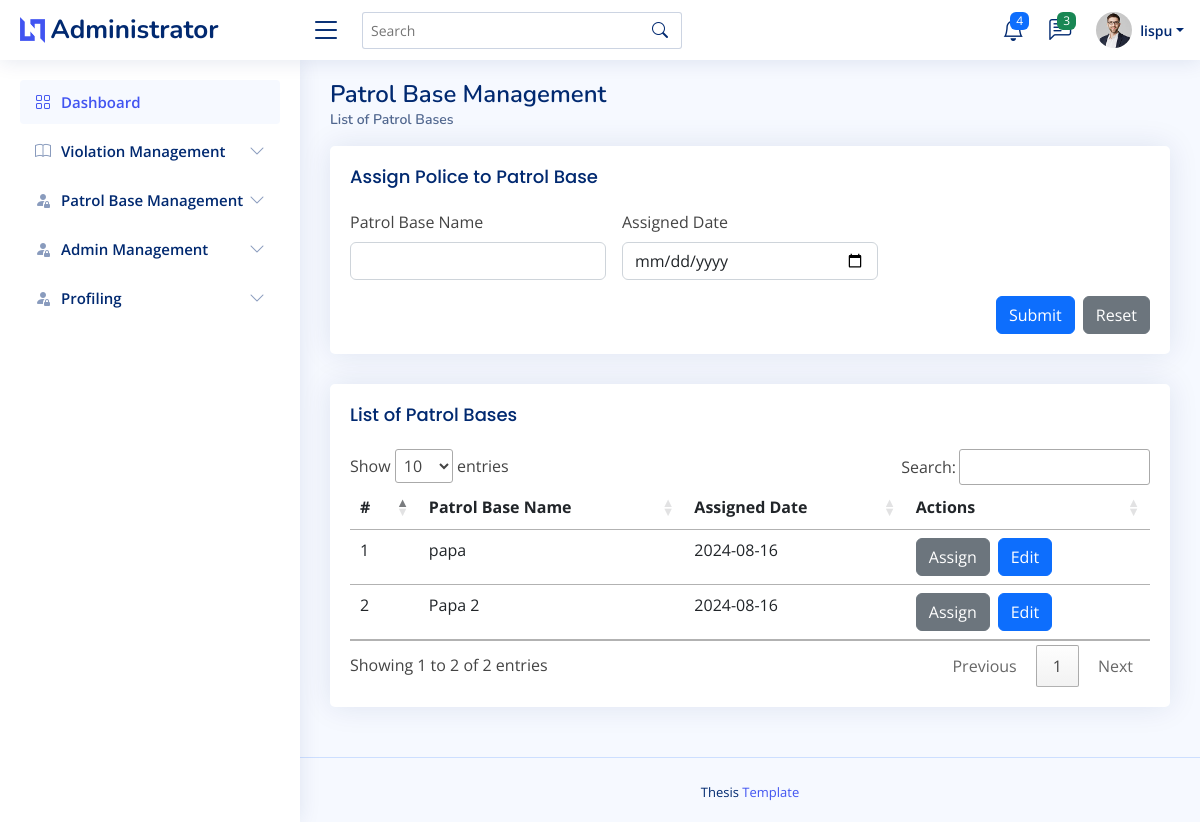
Screenshot of /admin/encode_patrolbase.php (signed in) with the database file from the repository.
### tables this page shows
CREATE TABLE `patrol_base_tbl`  (
  `patrol_id` int NOT NULL AUTO_INCREMENT,
  `patrol_basename` varchar(255) NULL DEFAULT NULL,
  `assigned_date` date NULL DEFAULT current_timestamp,
  PRIMARY KEY (`patrol_id`) USING BTREE
);

### admin/encode_patrolbase.php (the view, shortened to what this page needs)
<?php
    include("admin_header.php");
?>
<body>
    <?php
        include("admin_topnav.php");
        include("admin_sidenav.php");
    ?>
    <main id="main" class="main">
        <div class="pagetitle">
            <h1>Patrol Base Management</h1>
            <nav>
                <ol class="breadcrumb">
                    <li class="breadcrumb-item active">List of Patrol Bases</li>
                </ol>
            </nav>
        </div>
        <section class="section">
            <div class="row">
                <div class="col-lg-12">
                    <div class="card">
                        <div class="card-body">
                            <h5 class="card-title">Assign Police to Patrol Base</h5>
                            <form class="row g-3" action="process/patrol_base_registration.php" method="POST">
                                <div class="col-md-4">
                                    <label for="patrol_base_name" class="form-label">Patrol Base Name</label>
                                    <input type="text" class="form-control" id="patrol_base_name" name="patrol_base_name" required>
                                </div>
                                <div class="col-md-4">
                                    <label for="assigned_date" class="form-label">Assigned Date</label>
                                    <input type="date" class="form-control" id="assigned_date" name="assigned_date" required>
                                </div>
                                <div class="col-12 d-flex justify-content-end">
                                    <button type="submit" class="btn btn-primary me-2">Submit</button>
                                    <button type="reset" class="btn btn-secondary">Reset</button>
                                </div>
                            </form>
                        </div>
                    </div>
                </div>
                <div class="col-lg-12">
                    <div class="card">
                        <div class="card-body">
                            <h5 class="card-title">List of Patrol Bases</h5>
                            <table class="table table-hover" id="patrol_base_datatable">
                                <thead>
                                    <tr>
                                        <th scope="col">#</th>
                                        <th scope="col">Patrol Base Name</th>
                                        <th scope="col">Assigned Date</th>
                                        <th scope="col">Actions</th>
                                    </tr>
                                </thead>
                                <tbody>
                                    <?php
                                        $stmt = $connection->prepare("SELECT * FROM patrol_base_tbl");
                                        $stmt->execute();
                                        $result = $stmt->get_result();
                                        $count = 1;
                                        while($row = $result->fetch_assoc()) {
                                            echo "<tr>";
                                            echo "<td>".$count."</td>";
                                            echo "<td>".$row['patrol_basename']."</td>";
                                            echo "<td>".$row['assigned_date']."</td>";
                                            echo "<td class='d-flex'>";
                                            echo "<a class='btn btn-secondary me-2' href='assign_police_patrol_page.php?patrol_id=" . htmlspecialchars($row['patrol_id']) . "'>Assign</a>";
                                            echo "<button class='btn btn-primary me-2' data-toggle='modal' data-target='#editModal" . $row['patrol_id'] . "'>Edit</button>";
                                            echo "</td>";
                                            echo "</tr>";
                                            $count++;
                                        }
                                    ?>
                                </tbody>
                            </table>
                        </div>
                    </div>
                </div>
            </div>
        </section>
    </main>
    <?php
        include("admin_footer.php");
    ?>
</body>
</html>

### assets/css/style.css (style rules this page uses)
:root { scroll-behavior: smooth; }
body { font-family: "Open Sans", sans-serif; background: #f6f9ff; color: #444444; }
a { color: #4154f1; text-decoration: none; }
h1, h2, h3, h4, h5, h6 { font-family: "Nunito", sans-serif; }
#main { margin-top: 60px; padding: 20px 30px; transition: all 0.3s; }
.pagetitle { margin-bottom: 10px; }
.pagetitle h1 { font-size: 24px; margin-bottom: 0; font-weight: 600; color: #012970; }
.card { margin-bottom: 30px; border: none; border-radius: 5px; box-shadow: 0px 0 30px rgba(1, 41, 112, 0.1); }
.card-title { padding: 20px 0 15px 0; font-size: 18px; font-weight: 500; color: #012970; font-family: "Poppins", sans-serif; }
.card-body { padding: 0 20px 20px 20px; }
.breadcrumb { font-size: 14px; font-family: "Nunito", sans-serif; color: #899bbd; font-weight: 600; }
.breadcrumb .breadcrumb-item::before { color: #899bbd; }
.breadcrumb .active { color: #51678f; font-weight: 600; }
@media (min-width: 1200px) { #main, #footer { margin-left: 300px; } }

### rows the page displays
patrol_base_tbl: patrol_basename "papa", assigned_date "2024-08-16"
patrol_base_tbl: patrol_basename "Papa 2", assigned_date "2024-08-16"

### other values shown
$_SESSION['username'] "lispu"
